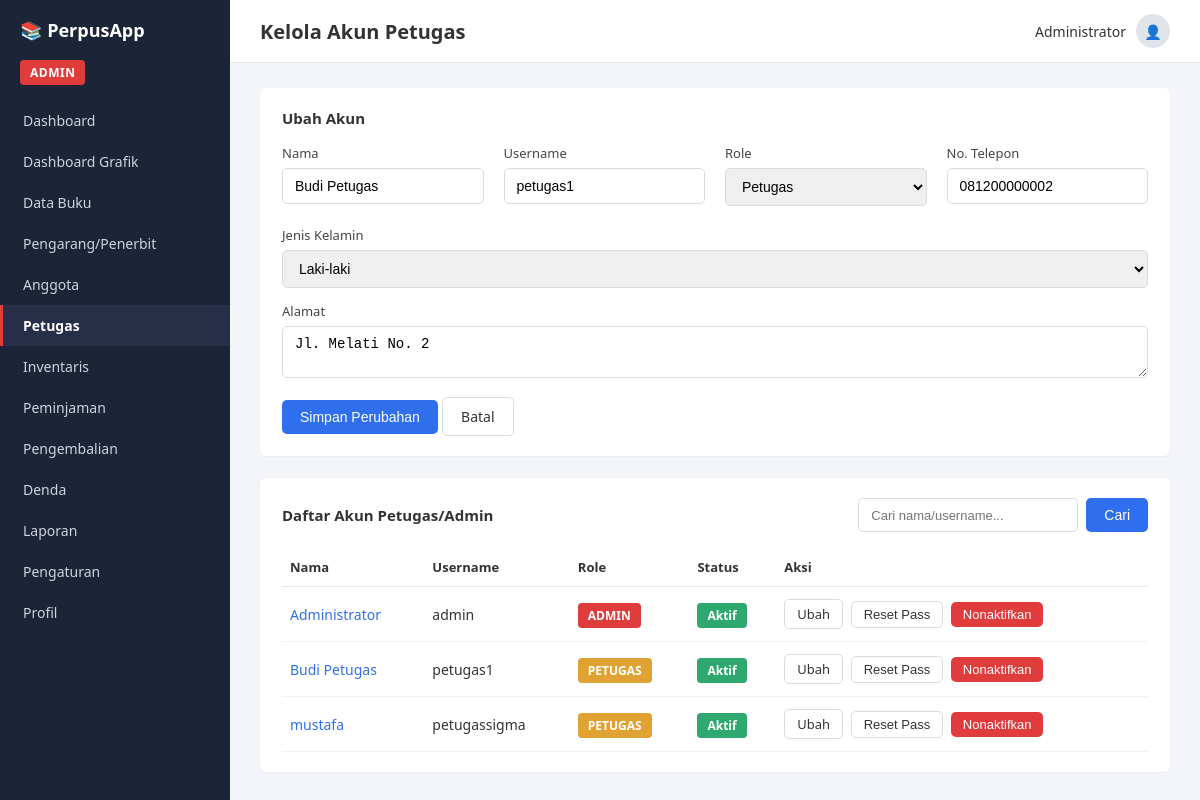
Page /petugas.php?edit_id=2 on the committed database.
### tables this page shows
CREATE TABLE `petugas` (
  `kd_petugas` int(11) NOT NULL,
  `nm_petugas` varchar(150) NOT NULL,
  `jenis_kelamin` char(1) DEFAULT 'L',
  `alamat` text DEFAULT NULL,
  `telp` varchar(30) DEFAULT NULL,
  `foto` varchar(255) DEFAULT NULL,
  `user` varchar(50) NOT NULL,
  `password` varchar(255) NOT NULL,
  `role` enum('admin','petugas') DEFAULT 'petugas',
  `status_aktif` tinyint(1) DEFAULT 1
);

### petugas.php (the view, shortened to what this page needs)
<?php
require 'config.php';
$search = trim($_GET['q'] ?? '');
if ($search !== '') {
    $stmt = $pdo->prepare("SELECT * FROM petugas WHERE nm_petugas LIKE ? OR user LIKE ? ORDER BY nm_petugas ASC");
    $like = "%$search%";
    $stmt->execute([$like, $like]);
    $petugasList = $stmt->fetchAll();
} else {
    $petugasList = $pdo->query("SELECT * FROM petugas ORDER BY nm_petugas ASC")->fetchAll();
}
$editPetugas = null;
if (isset($_GET['edit_id'])) {
    $stmt = $pdo->prepare("SELECT * FROM petugas WHERE kd_petugas=?");
    $stmt->execute([$_GET['edit_id']]);
    $editPetugas = $stmt->fetch();
}
?>
<!DOCTYPE html>
<html lang="id">
<head>
<link rel="stylesheet" href="assets/style.css">
</head>
<body>
<div class="layout">
    <?php include 'includes/sidebar.php'; ?>
    <div class="main">
        <?php include 'includes/header.php'; ?>
        <div class="content">
            <div class="card">
                <h2><?= $editPetugas ? 'Ubah Akun' : 'Tambah Akun Baru' ?></h2>
                <form method="post">
                    <div class="form-row">
                        <div class="form-group">
                            <label>Nama</label>
                            <input type="text" name="nm_petugas" required value="<?= htmlspecialchars($editPetugas['nm_petugas'] ?? '') ?>">
                        </div>
                        <div class="form-group">
                            <label>Username</label>
                            <input type="text" name="user" required value="<?= htmlspecialchars($editPetugas['user'] ?? '') ?>">
                        </div>
                        <div class="form-group">
                            <label>Role</label>
                            <select name="role">
                                <option value="petugas" <?= (($editPetugas['role'] ?? 'petugas') === 'petugas') ? 'selected' : '' ?>>Petugas</option>
                            </select>
                        </div>
                        <div class="form-group">
                            <label>No. Telepon</label>
                            <input type="text" name="telp" value="<?= htmlspecialchars($editPetugas['telp'] ?? '') ?>">
                        </div>
                        <div class="form-group">
                            <label>Jenis Kelamin</label>
                            <select name="jenis_kelamin">
                                <option value="L" <?= (($editPetugas['jenis_kelamin'] ?? 'L') === 'L') ? 'selected' : '' ?>>Laki-laki</option>
                            </select>
                        </div>
                    </div>
                    <div class="form-row">
                        <div class="form-group">
                            <label>Alamat</label>
                            <textarea name="alamat" rows="2"><?= htmlspecialchars($editPetugas['alamat'] ?? '') ?></textarea>
                        </div>
                    </div>
                    <button type="submit" name="<?= $editPetugas ? 'edit' : 'add' ?>" class="btn btn-primary">
                        <?= $editPetugas ? 'Simpan Perubahan' : 'Tambah Akun' ?>
                    </button>
                    <?php if ($editPetugas): ?>
                        <a href="petugas.php" class="btn btn-outline">Batal</a>
                    <?php endif; ?>
                </form>
            </div>
            <div class="card">
                <div class="card-header-row">
                    <h2>Daftar Akun Petugas/Admin</h2>
                    <form class="search-bar" method="get">
                        <input type="text" name="q" placeholder="Cari nama/username..." value="<?= htmlspecialchars($search) ?>">
                        <button type="submit" class="btn btn-primary">Cari</button>
                    </form>
                </div>
                <table>
                    <thead>
                        <tr>
                            <th>Nama</th><th>Username</th><th>Role</th><th>Status</th><th>Aksi</th>
                        </tr>
                    </thead>
                    <tbody>
                    <?php foreach ($petugasList as $row): ?>
                        <tr>
                            <td class="link-name"><?= htmlspecialchars($row['nm_petugas']) ?></td>
                            <td><?= htmlspecialchars($row['user']) ?></td>
                            <td>
                                <span class="badge <?= $row['role'] === 'admin' ? 'badge-admin' : 'badge-petugas' ?>">
                                    <?= strtoupper($row['role']) ?>
                                </span>
                            </td>
                            <td>
                                <?php if ($row['status_aktif']): ?>
                                    <span class="badge badge-aktif">Aktif</span>
                                <?php else: ?>
                                    <span class="badge badge-nonaktif">Nonaktif</span>
                                <?php endif; ?>
                            </td>
                            <td>
                                <a class="btn btn-outline btn-sm" href="?edit_id=<?= $row['kd_petugas'] ?>">Ubah</a>
                                <form method="post" style="display:inline" onsubmit="return confirm('Reset password ke default?');">
                                    <button type="submit" name="reset_pass" class="btn btn-outline btn-sm">Reset Pass</button>
                                </form>
                                <form method="post" style="display:inline">
                                    <button type="submit" name="toggle_status" class="btn <?= $row['status_aktif'] ? 'btn-danger' : 'btn-success' ?> btn-sm">
                                        <?= $row['status_aktif'] ? 'Nonaktifkan' : 'Aktifkan' ?>
                                    </button>
                                </form>
                            </td>
                        </tr>
                    <?php endforeach; ?>
                    </tbody>
                </table>
            </div>
        </div>
    </div>
</div>
</body>
</html>

### assets/style.css (style rules this page uses)
* { box-sizing: border-box; }
body { margin: 0; font-family: 'Segoe UI', Arial, sans-serif; background: #f3f5f9; color: #333; }
.layout { display: flex; min-height: 100vh; }
.main { flex: 1; display: flex; flex-direction: column; min-width: 0; }
.content { padding: 25px 30px; }
.card { background: #fff; border-radius: 6px; padding: 20px 22px; margin-bottom: 22px; box-shadow: 0 1px 2px rgba(0,0,0,0.05); }
.card h2 { font-size: 15px; margin: 0 0 16px 0; }
.form-row { display: flex; gap: 20px; flex-wrap: wrap; margin-bottom: 14px; }
.form-group { flex: 1; min-width: 200px; }
.form-group label { display: block; font-size: 13px; margin-bottom: 6px; color: #444; }
.form-group input, .form-group select, .form-group textarea { width: 100%; padding: 9px 12px; border: 1px solid #d7dbe3; border-radius: 5px; font-size: 14px; }
.btn { display: inline-block; border: none; padding: 9px 18px; border-radius: 5px; font-size: 14px; cursor: pointer; text-decoration: none; }
.btn-primary { background: #2f6fed; color: #fff; }
.btn-outline { background: #fff; border: 1px solid #d7dbe3; color: #333; }
.btn-danger { background: #e13c3c; color: #fff; }
.btn-sm { padding: 5px 12px; font-size: 13px; margin-right: 4px; }
table { width: 100%; border-collapse: collapse; }
thead th { text-align: left; font-size: 13px; color: #333; padding: 10px 8px; border-bottom: 1px solid #e5e8ee; }
tbody td { padding: 12px 8px; font-size: 14px; border-bottom: 1px solid #f0f2f6; color: #333; }
.link-name { color: #2f6fed; }
.badge { padding: 4px 10px; border-radius: 4px; font-size: 12px; font-weight: 600; color: #fff; }
.badge-aktif { background: #2ea86e; }
.badge-admin { background: #e13c3c; }
.badge-petugas { background: #e0a233; }
.search-bar { display: flex; gap: 8px; }
.search-bar input { padding: 8px 12px; border: 1px solid #d7dbe3; border-radius: 5px; font-size: 13px; width: 220px; }
.card-header-row { display: flex; align-items: center; justify-content: space-between; margin-bottom: 16px; }
.card-header-row h2 { margin: 0; }

### rows in the picture
petugas: nm_petugas "Budi Petugas", user "petugas1", role "Petugas", telp "081200000002", jenis_kelamin "Laki-laki", alamat "Jl. Melati No. 2", role "PETUGAS", status_aktif "Aktif"
petugas: nm_petugas "Administrator", user "admin", role "ADMIN", status_aktif "Aktif"
petugas: nm_petugas "mustafa", user "petugassigma", role "PETUGAS", status_aktif "Aktif"

### other values in the picture
$item['label'] "Dashboard"
$item['label'] "Dashboard Grafik"
$item['label'] "Data Buku"
$item['label'] "Pengarang/Penerbit"
$item['label'] "Anggota"
$item['label'] "Petugas"
$item['label'] "Inventaris"
$item['label'] "Peminjaman"
$item['label'] "Pengembalian"
$item['label'] "Denda"
$item['label'] "Laporan"
$item['label'] "Pengaturan"
$item['label'] "Profil"
$pageTitle "Kelola Akun Petugas"
